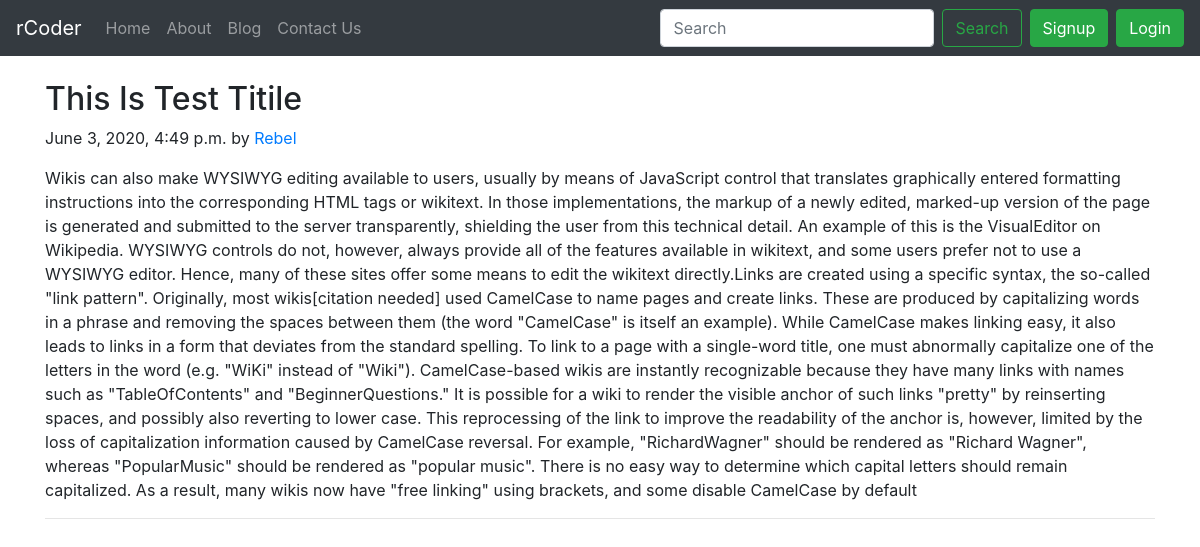
Page /blog/First_Post on the committed database.
### blog/models.py (models this page shows, shortened)
class Post(models.Model):
    sno = models.AutoField(primary_key=True)
    title = models.CharField(max_length=155)
    content = models.TextField(max_length=5000)
    auther = models.CharField(max_length=50)
    slug = models.CharField(max_length=500)
    timeStamp = models.DateTimeField(blank=True)

### blog/views.py (the view)
# urls.py: path('<str:slug>', views.blogPost, name='blogPost'),
def blogPost(request,slug):
    post = Post.objects.filter(slug = slug).first()
    context= {'post':post}
    return render(request, 'blog/blogPost.html', context)

### templates/blog/blogPost.html (shortened to what this page needs)
{% extends 'base.html' %}
{% block body %}
<div class="container my-4">
    <h2 class="blog-post-title">{{post.title}}</h2>
    <p class="blog-post-meta">{{post.timeStamp}} by <a href="/about">{{post.auther}}</a></p>
    <p>{{post.content}}</p>
    <hr>
</div>
{% endblock body %}

### rows in the picture
Post: title "This Is Test Titile", timeStamp "June 3, 2020, 4:49 p.m.", auther "Rebel", content "Wikis can also make WYSIWYG editing available to users, usually by means of JavaScript control that translates graphically entered formatting instructions into the corresponding HTML tags or wikitext. In those implementations, the markup of a newly edited, marked-up version of the page is generated and submitted to the server transparently, shielding the user from this technical detail. An example of this is the VisualEditor on Wikipedia. WYSIWYG controls do not, however, always provide all of the features available in wikitext, and some users prefer not to use a WYSIWYG editor. Hence, many of these sites offer some means to edit the wikitext directly.Links are created using a specific…"
